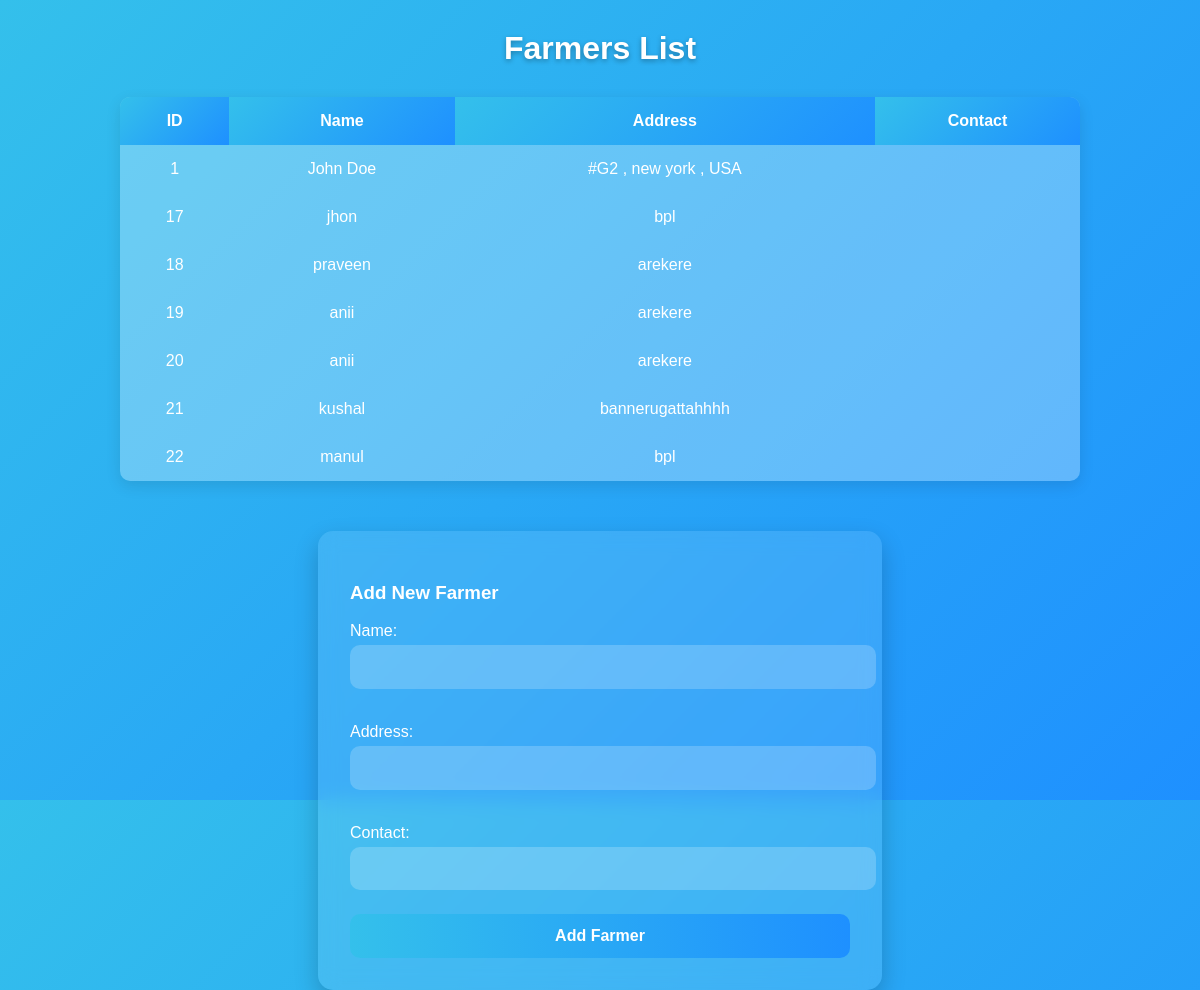
The page /manage_farmers.php on the database its author committed.
### tables this page shows
CREATE TABLE `farmers` (
  `FarmerID` int(11) NOT NULL,
  `Name` varchar(100) NOT NULL,
  `contact` varchar(20) DEFAULT NULL,
  `Email` varchar(100) DEFAULT NULL,
  `Address` text DEFAULT NULL,
  `JoinedAt` timestamp NOT NULL DEFAULT current_timestamp()
);

### manage_farmers.php (the view, shortened to what this page needs)
<?php
include 'db.php';
$sql = "SELECT * FROM Farmers";
$result = $conn->query($sql);
?>
<!DOCTYPE html>
<html lang="en">
<head>
</head>
<body>
    <h2>Farmers List</h2>
    <table>
        <tr>
            <th>ID</th>
            <th>Name</th>
            <th>Address</th>
            <th>Contact</th>
        </tr>
        <?php while ($row = $result->fetch_assoc()) { ?>
            <tr>
                <td><?= $row['FarmerID'] ?></td>
                <td><?= $row['Name'] ?></td>
                <td><?= $row['Address'] ?></td>
                <td><?= $row['Contact'] ?></td>
            </tr>
        <?php } ?>
    </table>
    <div class="form-container">
        <h3>Add New Farmer</h3>
        <form method="post">
            <label for="name">Name:</label>
            <input type="text" name="name" required>
            <label for="address">Address:</label>
            <input type="text" name="address">
            <label for="contact">Contact:</label>
            <input type="text" name="contact" required>
            <button type="submit">Add Farmer</button>
        </form>
    </div>
</body>
</html>

### manage_farmers.php (style rules this page uses)
body { font-family: 'Poppins', sans-serif; background: linear-gradient(135deg, #34c0eb, #1e90ff); height: 100vh; display: flex; flex-direction: column; align-items: center; justify-content: flex-start; color: #fff; margin: 0; padding: 0; }
h2 { text-align: center; margin: 30px 0; font-size: 2rem; text-shadow: 0 2px 5px rgba(0, 0, 0, 0.3); }
table { width: 80%; border-collapse: collapse; margin-bottom: 50px; background-color: rgba(255, 255, 255, 0.2); border-radius: 10px; overflow: hidden; box-shadow: 0 5px 15px rgba(0, 0, 0, 0.1); }
table th, table td { padding: 15px; text-align: center; }
table th { background: linear-gradient(135deg, #34c0eb, #1e90ff); color: #fff; font-weight: bold; }
table td { background-color: rgba(255, 255, 255, 0.1); color: #fff; }
.form-container { background: rgba(255, 255, 255, 0.1); padding: 2rem; border-radius: 15px; width: 80%; max-width: 500px; box-shadow: 0 10px 25px rgba(0, 0, 0, 0.2); backdrop-filter: blur(10px); animation: fadeIn 1s ease-in-out; }
.form-container label { display: block; font-size: 1rem; margin: 10px 0 5px; }
.form-container input { width: 100%; padding: 0.8rem; margin-bottom: 1.5rem; border-radius: 10px; border: none; background: rgba(255, 255, 255, 0.2); color: #fff; outline: none; font-size: 1rem; transition: all 0.3s ease-in-out; }
.form-container button { width: 100%; padding: 0.8rem; border: none; border-radius: 10px; background: linear-gradient(90deg, #34c0eb, #1e90ff); color: #fff; font-size: 1rem; font-weight: bold; cursor: pointer; transition: all 0.3s ease; }

### rows shown on the page
farmers: FarmerID "1", Name "John Doe", Address "#G2 , new york , USA"
farmers: FarmerID "17", Name "jhon", Address "bpl"
farmers: FarmerID "18", Name "praveen", Address "arekere"
farmers: FarmerID "19", Name "anii", Address "arekere"
farmers: FarmerID "20", Name "anii", Address "arekere"
farmers: FarmerID "21", Name "kushal", Address "bannerugattahhhh"
farmers: FarmerID "22", Name "manul", Address "bpl"
